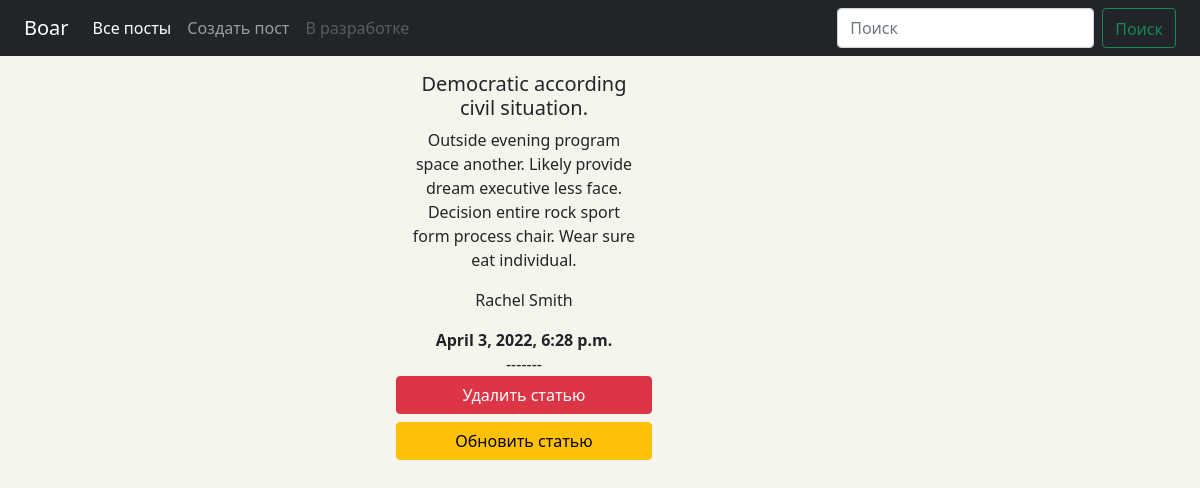
The page /10 on the database its author committed.
### gum/models.py (models this page shows, shortened)
class CreatePost(models.Model):
    id = models.AutoField(primary_key=True)
    title = models.CharField(max_length=100)
    image = models.ImageField(upload_to='post_img',blank=True)
    message = models.TextField(max_length=1000)
    pub_date = models.DateTimeField(auto_now_add=True)
    author = models.CharField(max_length=30)
    class Meta:
        verbose_name = 'Пост'
        verbose_name_plural = 'Посты'
        ordering = ['id']

### gum/views.py (the view)
# urls.py: path('<int:pk>', views.DetailPost.as_view(), name='detail'),
class DetailPost(DetailView):
    model = CreatePost
    template_name = 'detail.html'
    context_object_name = 'post'

### gum/templates/detail.html (shortened to what this page needs)
{% extends 'base.html' %}
{% block detail %}
        <div class="conteiner">
                <div class="row col-md-8">
                        <h5>{{post.title}}</h5>
                        <p>{{post.message}}</p>
                        <p>{{post.author}}</p>
                        <b>{{post.pub_date}}</b>
                        <div>-------</div>
                        <a href="{% url 'gum:delete' post.id %}" class="btn btn-danger">Удалить статью</a>
                        <a href="{% url 'gum:update' post.id %}" class="btn btn-warning mt-2">Обновить статью</a>
                </div>
        </div>
{% endblock %}

### gum/static/css/base.css (style rules this page uses)
body { background-color: rgb(245, 245, 237); }

### rows shown on the page
CreatePost: title "Democratic according civil situation.", message "Outside evening program space another. Likely provide dream executive less face. Decision entire rock sport form process chair. Wear sure eat individual.", author "Rachel Smith", pub_date "April 3, 2022, 6:28 p.m."
